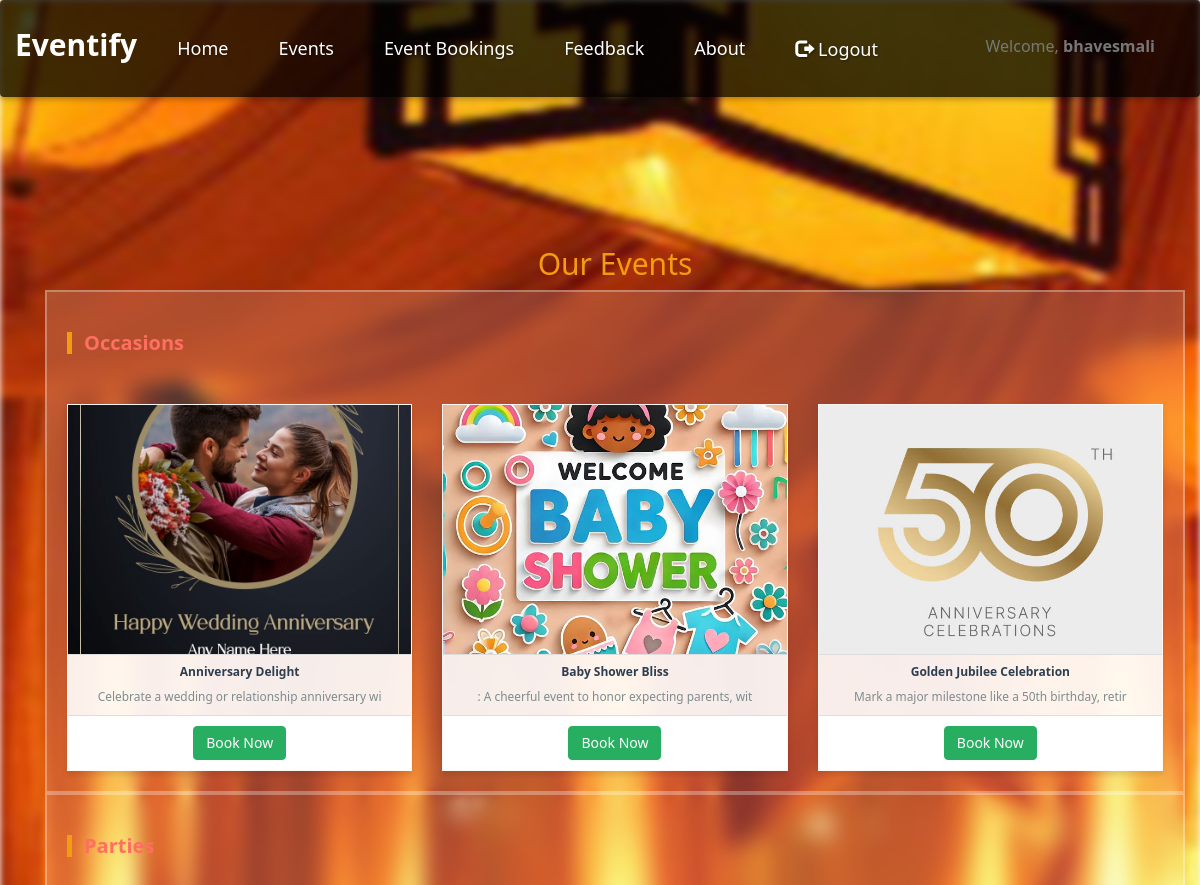
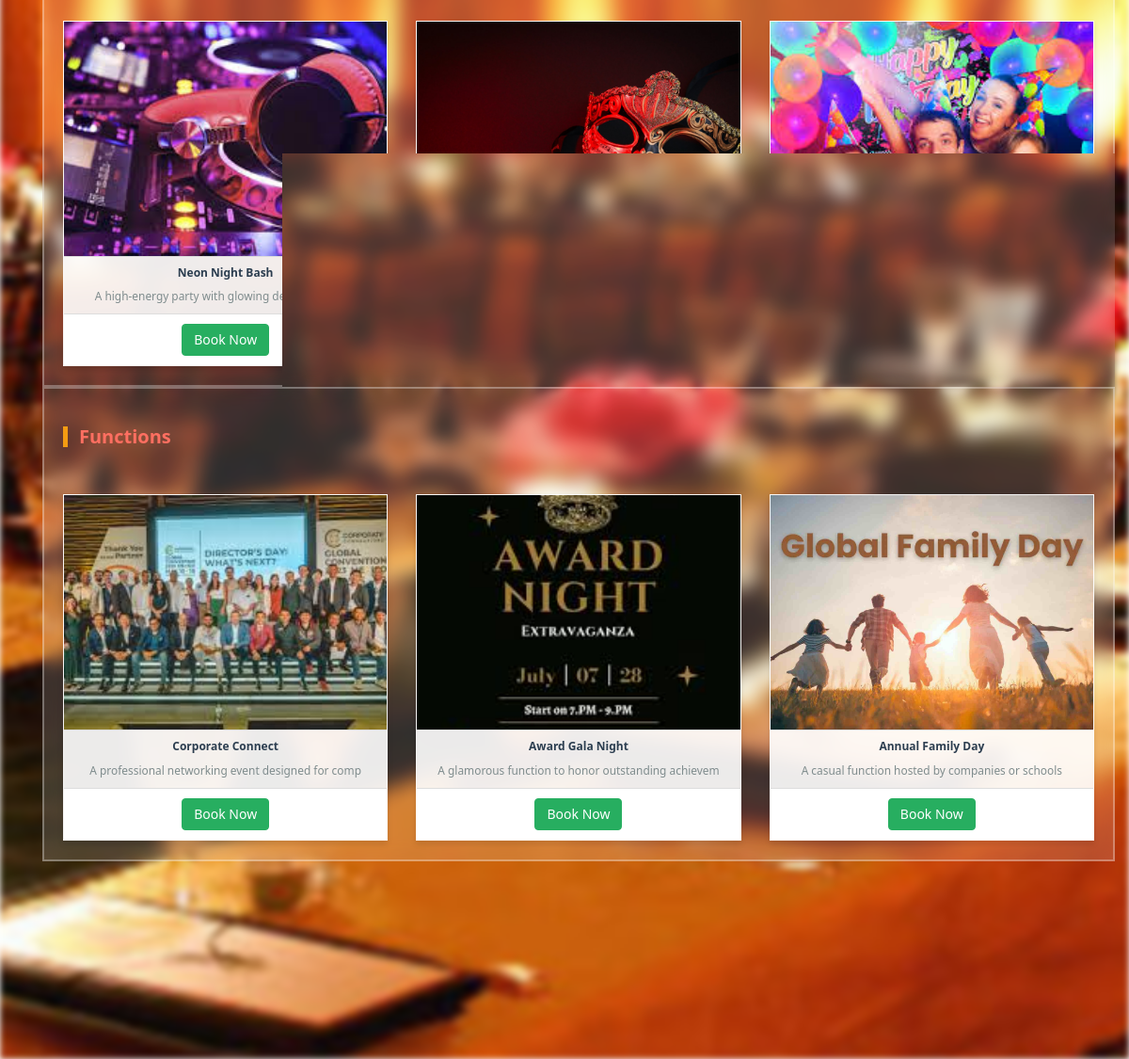
/events/ (signed in), run on the app's committed database (2 pictures, top to bottom).
### eventapp/models.py (models this page shows, shortened)
class Event(models.Model):
    CATEGORY_CHOICES = [
        ('Occasions', 'Occasions'),
        ('Parties', 'Parties'),
        ('Functions', 'Functions'),
    ]
    img = models.ImageField(upload_to="pic")
    name = models.CharField(max_length=50)
    desc = models.CharField(max_length=50)
    category = models.CharField(max_length=20, choices=CATEGORY_CHOICES)
    price = models.DecimalField(max_digits=10, decimal_places=2, default=0.00)  # Fixed price for the event

### eventapp/views.py (the view)
# urls.py: path('events/', views.events, name='events'),
@login_required(login_url='login')
def events(request):
    categories = ['Occasions', 'Parties', 'Functions']
    categorized_events = {cat: Event.objects.filter(category=cat) for cat in categories}
    return render(request, 'events.html', {'categorized_events': categorized_events})

### template/events.html (shortened to what this page needs)
{% extends 'base.html' %}
{% block content %}
<div class="container py-5">
    <h2 class="text-center mb-5 fw-bold text-light display-4">Our Events</h2>
    {% for category, events in categorized_events.items %}
        <div class="my-5 p-4 rounded-3 event-section">
            <h3 class="category-title mb-4">{{ category }}</h3>
            <div class="row gx-3 gy-4">
                {% for event in events %}
                    <div class="col-md-4">
                        <div class="card h-100 shadow-sm rounded-4 overflow-hidden event-card">
                            <img src="{{ event.img.url }}" class="card-img-top event-img" alt="{{ event.name }}">
                            <div class="card-body text-center">
                                <h5 class="card-title text-primary fw-semibold fs-4">{{ event.name }}</h5>
                                <p class="card-text text-muted small">{{ event.desc }}</p>
                            </div>
                            <div class="card-footer bg-white text-center">
                                <a href="{% url 'booking_view' %}?event_id={{ event.id }}" class="btn btn-success px-4 py-2">Book Now</a>
                            </div>
                        </div>
                    </div>
                {% endfor %}
            </div>
        </div>
    {% endfor %}
</div>
{% endblock %}

### template/base.html (shortened to what this page needs)
{% load static %}
<!DOCTYPE html>
<html lang="en">
<head>
    <link rel="stylesheet" href="https://maxcdn.bootstrapcdn.com/bootstrap/3.4.1/css/bootstrap.min.css">
    <link href="https://cdnjs.cloudflare.com/ajax/libs/font-awesome/5.15.0/css/all.min.css" rel="stylesheet">
</head>
<body>
<div class="wrapper">
    <nav class="navbar navbar-default">
        <div class="container-fluid">
            <div class="navbar-header">
                <a class="navbar-brand" href="{% url 'index' %}">Eventify</a>
            </div>
            <div class="collapse navbar-collapse" id="main-navbar">
                <ul class="nav navbar-nav">
                    <li><a href="{% url 'index' %}">Home</a></li>
                    {% if user.is_authenticated %}
                        <li><a href="{% url 'events' %}">Events</a></li>
                        <li><a href="{% url 'event_booking_list' %}">Event Bookings</a></li>
                        <li><a href="{% url 'feedback' %}">Feedback</a></li>
                        <li><a href="{% url 'about' %}">About</a></li>
                        <li><a href="{% url 'logout' %}"><span class="glyphicon glyphicon-log-out"></span> Logout</a></li>
                    {% else %}
                        <li><a href="{% url 'register' %}"><span class="glyphicon glyphicon-user"></span> Sign Up</a></li>
                        <li><a href="{% url 'login' %}"><span class="glyphicon glyphicon-log-in"></span> Login</a></li>
                    {% endif %}
                </ul>
                {% if user.is_authenticated %}
                    <p class="navbar-text navbar-right">Welcome, <strong>{{ user.username }}</strong></p>
                {% endif %}
            </div>
        </div>
    </nav>
    <div class="container" style="margin-top: 10px;">
    </div>
    <div class="container" style="margin-bottom: 10px;">
        {% block content %}
        {% endblock %}
    </div>
</div>
</body>
</html>

### template/events.html (style rules this page uses)
.container { background-color: transparent; border-radius: 0; padding-bottom: 100px; }
.event-section { background-color: rgba(255, 255, 255, 0.15); backdrop-filter: blur(10px); -webkit-backdrop-filter: blur(10px); border: 2px solid rgba(255, 255, 255, 0.3); padding: 20px; }
.category-title { font-size: 2rem; font-weight: bold; color: #ff6f61; border-left: 5px solid #f39c12; padding-left: 12px; margin-bottom: 30px; }
h2 { color: #f39c12; font-size: 3rem; }
.event-card { background-color: rgba(255, 255, 255, 0.9); border: 1px solid rgba(255, 255, 255, 0.5); box-shadow: 0 4px 6px rgba(0, 0, 0, 0.1); transition: transform 0.3s ease; }
.event-img { height: 250px; width: 100%; object-fit: cover; border-bottom: 1px solid #ddd; }
.card-body h5 { color: #2c3e50; font-size: 1.2rem; font-weight: 600; }
.card-body p { color: #7f8c8d; }
.card-footer { background-color: #ffffff; border-top: 1px solid #ddd; padding: 10px 0; }
.btn-success { background-color: #27ae60; border-color: #27ae60; }
.row.gx-3 { padding-top: 20px; }

### data on the page
Event: img (picture), name "Anniversary Delight", desc "Celebrate a wedding or relationship anniversary wi"
Event: img (picture), name "Baby Shower Bliss", desc ": A cheerful event to honor expecting parents, wit"
Event: img (picture), name "Golden Jubilee Celebration", desc "Mark a major milestone like a 50th birthday, retir"
Event: img (picture), name "Neon Night Bash", desc "A high-energy party with glowing decorations, bla"
Event: img (picture), name "Masquerade Soirée", desc "An elegant evening party where guests wear mysteri"
Event: img (picture), name "Glow & Graffiti Party", desc "A creative indoor or rooftop party where guests p"
Event: img (picture), name "Corporate Connect", desc "A professional networking event designed for comp"
Event: img (picture), name "Award Gala Night", desc "A glamorous function to honor outstanding achievem"
Event: img (picture), name "Annual Family Day", desc "A casual function hosted by companies or schools"

### other printed values
{{ user.username }} "bhavesmali"
{{ category }} "Occasions" "Parties" "Functions"
